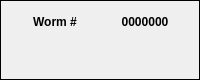
<?xml version="1.0" encoding="UTF-8"?>
<ui version="4.0">
 <class>ScoreBoard</class>
 <widget class="QFrame" name="ScoreBoard">
  <property name="geometry">
   <rect>
    <x>0</x>
    <y>0</y>
    <width>200</width>
    <height>80</height>
   </rect>
  </property>
  <property name="sizePolicy">
   <sizepolicy hsizetype="Maximum" vsizetype="Maximum">
    <horstretch>0</horstretch>
    <verstretch>0</verstretch>
   </sizepolicy>
  </property>
  <property name="minimumSize">
   <size>
    <width>200</width>
    <height>0</height>
   </size>
  </property>
  <property name="maximumSize">
   <size>
    <width>200</width>
    <height>80</height>
   </size>
  </property>
  <property name="baseSize">
   <size>
    <width>200</width>
    <height>80</height>
   </size>
  </property>
  <property name="windowTitle">
   <string>Frame</string>
  </property>
  <property name="frameShape">
   <enum>QFrame::Panel</enum>
  </property>
  <property name="frameShadow">
   <enum>QFrame::Plain</enum>
  </property>
  <layout class="QVBoxLayout" name="verticalLayout_2">
   <property name="spacing">
    <number>0</number>
   </property>
   <property name="leftMargin">
    <number>3</number>
   </property>
   <property name="topMargin">
    <number>3</number>
   </property>
   <property name="rightMargin">
    <number>3</number>
   </property>
   <property name="bottomMargin">
    <number>3</number>
   </property>
   <item>
    <widget class="QFrame" name="frameTop">
     <property name="sizePolicy">
      <sizepolicy hsizetype="Preferred" vsizetype="Maximum">
       <horstretch>0</horstretch>
       <verstretch>0</verstretch>
      </sizepolicy>
     </property>
     <layout class="QHBoxLayout" name="horizontalLayout">
      <item>
       <widget class="QLabel" name="labelName">
        <property name="font">
         <font>
          <weight>75</weight>
          <bold>true</bold>
         </font>
        </property>
        <property name="styleSheet">
         <string notr="true"/>
        </property>
        <property name="text">
         <string notr="true">Worm #</string>
        </property>
        <property name="scaledContents">
         <bool>true</bool>
        </property>
        <property name="alignment">
         <set>Qt::AlignCenter</set>
        </property>
        <property name="textInteractionFlags">
         <set>Qt::NoTextInteraction</set>
        </property>
       </widget>
      </item>
      <item>
       <widget class="QLabel" name="labelScore">
        <property name="font">
         <font>
          <weight>75</weight>
          <bold>true</bold>
         </font>
        </property>
        <property name="styleSheet">
         <string notr="true"/>
        </property>
        <property name="text">
         <string notr="true">0000000</string>
        </property>
        <property name="scaledContents">
         <bool>true</bool>
        </property>
        <property name="alignment">
         <set>Qt::AlignCenter</set>
        </property>
        <property name="textInteractionFlags">
         <set>Qt::TextSelectableByMouse</set>
        </property>
       </widget>
      </item>
     </layout>
    </widget>
   </item>
   <item>
    <widget class="QFrame" name="frameLives">
     <property name="sizePolicy">
      <sizepolicy hsizetype="Preferred" vsizetype="Minimum">
       <horstretch>0</horstretch>
       <verstretch>0</verstretch>
      </sizepolicy>
     </property>
     <property name="maximumSize">
      <size>
       <width>16777215</width>
       <height>32</height>
      </size>
     </property>
     <property name="layoutDirection">
      <enum>Qt::LeftToRight</enum>
     </property>
     <layout class="QGridLayout" name="gridLayout">
      <property name="leftMargin">
       <number>0</number>
      </property>
      <property name="topMargin">
       <number>0</number>
      </property>
      <property name="rightMargin">
       <number>0</number>
      </property>
      <property name="bottomMargin">
       <number>0</number>
      </property>
      <property name="spacing">
       <number>0</number>
      </property>
     </layout>
    </widget>
   </item>
  </layout>
 </widget>
 <resources/>
 <connections/>
</ui>
